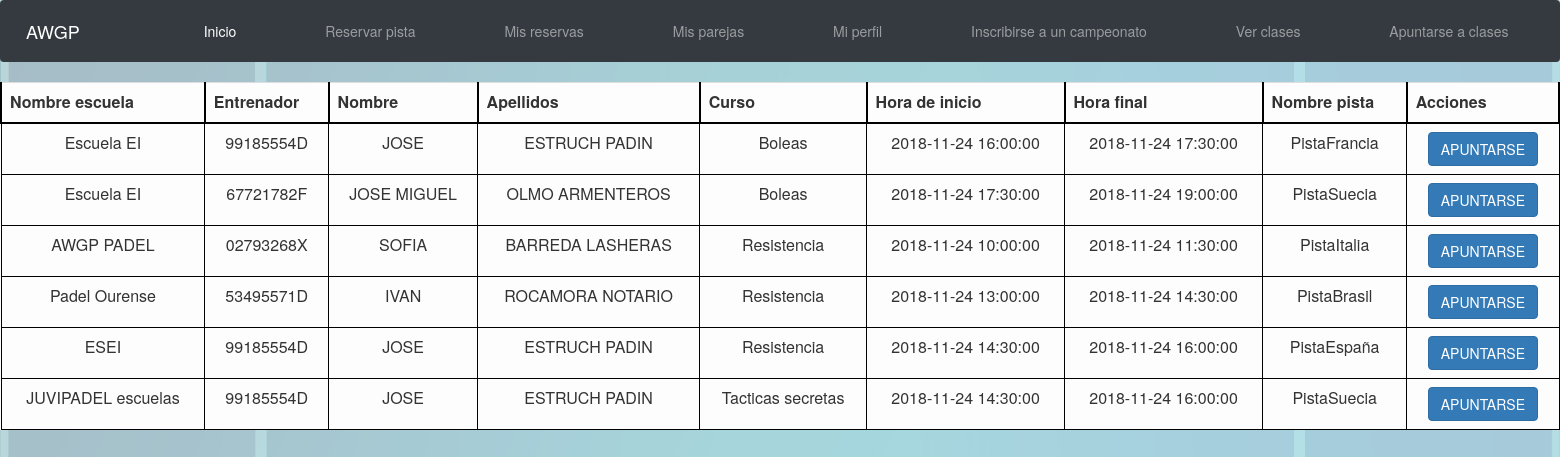
Page /Controllers/Controller_Clase.php?submit=APUNTARSE (signed in) on the committed database.
### tables this page shows
CREATE TABLE IF NOT EXISTS `Clase` (
  `Clase` INT NOT NULL AUTO_INCREMENT,
  `Reserva_Reserva` INT NOT NULL,
  `codigoEscuela` INT NOT NULL,
  `Entrenador` VARCHAR(9) NOT NULL,
  `Curso` VARCHAR(45) NOT NULL,
  `Particulares` BOOLEAN DEFAULT FALSE,
  PRIMARY KEY (`Clase`),
  INDEX `fk_Clase_Reserva1_idx` (`Reserva_Reserva` ASC),
  INDEX `fk_Clase_Escuela1_idx` (`codigoEscuela` ASC),
  INDEX `fk_Clase_Deportista1_idx` (`Entrenador` ASC),
  CONSTRAINT `fk_Clase_Reserva1`
    FOREIGN KEY (`Reserva_Reserva`)
    REFERENCES `Reserva` (`Reserva`)
    ON DELETE CASCADE
    ON UPDATE CASCADE,
  CONSTRAINT `fk_Clase_Escuela1`
    FOREIGN KEY (`codigoEscuela`)
    REFERENCES `Escuela` (`codigoEscuela`)
    ON DELETE CASCADE
    ON UPDATE CASCADE,
  CONSTRAINT `fk_Clase_Deportista1`
    FOREIGN KEY (`Entrenador`)
    REFERENCES `Deportista` (`DNI`)
    ON DELETE CASCADE
    ON UPDATE CASCADE);

CREATE TABLE IF NOT EXISTS `Escuela` (
  `codigoEscuela` INT NOT NULL AUTO_INCREMENT,
  `nombreEscuela` VARCHAR(45) NULL,
  PRIMARY KEY (`codigoEscuela`));

CREATE TABLE IF NOT EXISTS `Deportista` (
  `DNI` VARCHAR(9) NOT NULL,
  `Edad` INT NULL,
  `Nombre` VARCHAR(45) NULL,
  `Apellidos` VARCHAR(45) NULL,
  `Sexo` VARCHAR(6) NULL,
  `Contrasenha` VARCHAR(128) NOT NULL,
  `Cuota_Socio` INT NULL,
  `rolAdmin` TINYINT NULL,
  `rolEntrenador` TINYINT NULL,
  PRIMARY KEY (`DNI`));

### Modelos/Clase.php (called while the page is built, shortened)
<?php
class Clase{
	var $mysqli;
	function __construct($Clase, $Reserva_Reserva, $codigoEscuela, $Entrenador, $Curso, $Particulares){
		include_once '../Functions/ConectarBD.php';
		$this->mysqli = ConectarBD();
	}
	function CLASESNOAPUNTADO($DNI){
		$sql = $this->mysqli->prepare("	SELECT 	clase.Clase, escuela.nombreEscuela, clase.Entrenador, Deportista.Nombre, Deportista.Apellidos, clase.Curso, clase.Particulares,
												horario.HoraInicio, horario.HoraFin, pista.nombre
										FROM clase, escuela, reserva, pista_tiene_horario, horario, pista, Deportista
										WHERE 	Clase.clase NOT IN (SELECT DISTINCT CLASE FROM Deportista_inscrito_clase WHERE Deportista_inscrito_clase.DNI_Deportista = ?)
												AND clase.Reserva_Reserva = reserva.Reserva AND reserva.codigoPistayHorario = pista_tiene_horario.codigoPistayHorario
												AND pista_tiene_horario.Horario_Horario = horario.Horario AND clase.Entrenador = Deportista.DNI
												AND pista_tiene_horario.Pista_codigoPista = pista.codigoPista AND clase.codigoEscuela = escuela.codigoEscuela
												AND Clase.Particulares = 0
										ORDER BY Curso");
		$sql->bind_param("s", $DNI);
		$sql->execute();
		$resultado = $sql->get_result();
		if(!$resultado){
			return 'No se ha podido conectar con la BD';
		}else if($resultado->num_rows == 0){
			return 'No hay clases disponibles';
		}else{
			return $resultado;
		}
	}
}
?>

### Functions/ConectarBD.php (called while the page is built, shortened)
<?php
function ConectarBD()
	{
	    $mysqli = new mysqli("localhost", "AWGPusr", "AWGPass", "awgp");
		return $mysqli;
	}
?>

### Views/Clase/Clase_SHOWALLFOR.php (the view, shortened to what this page needs)
<?php
class Clase_SHOWALLFOR{
	var $showApuntarse = false;
	var $controlador;
	var $acciones = 'Acciones';
	var $resultado;
	var $camposAMostrar;
	function __construct($respuesta, $apuntarse){
		$this->controlador = 'Controller_Clase.php';
		$this->resultado = $respuesta;
		$this->camposAMostrar = array("nombreEscuela", "Entrenador", "Nombre", "Apellidos", "Curso", "HoraInicio", "HoraFin", "codigoPista", "nombre");
		$this->campos = array(	"nombreEscuela" => "Nombre escuela", "Entrenador" => "Entrenador", "Curso" => "Curso", "HoraInicio" => "Hora de inicio", "HoraFin" => "Hora final",
								"codigoPista" => "Pista", "nombre" => "Nombre pista", "Nombre" => "Nombre", "Apellidos" => "Apellidos");
		$this->showApuntarse = $apuntarse;
		$this->toString();
	}
	function botonesOpcion(){
		if($this->showApuntarse){
			echo "<input class='btn btn-primary' type='submit' name='submit' value='APUNTARSE'/>";
		}
	}
	function toString(){
		include '../Views/base/header.php';
		echo '<table class="table table-light">';
			echo '<tr class="fila">';
				while($tituloColumna = $this->resultado->fetch_field()){
					if(in_array($tituloColumna->name, $this->camposAMostrar)){
						echo '<th class="tituloColumna">';
							echo $this->campos[$tituloColumna->name];
						echo '</th>';
					}
				}
				echo '<th class="tituloColumna">';
				echo $this->acciones;
				echo '</th>';
			echo '</tr>';
			$num = 0;
			while($fila = $this->resultado->fetch_row()){
				echo "<form id='formularioOpcion"; echo $num; echo "' method='POST' action='"; echo $this->controlador; echo "'>";
				echo '<tr class="fila">';
				for($i = 0; $i < sizeof($fila); $i++){
					$name = $this->resultado->fetch_fields()[$i]->name;
					if(in_array($name, $this->camposAMostrar)){
						echo '<td class="celda">';
						echo $fila[$i];
						echo '</td>';
					}else{
						echo "<input type='hidden' name='"; echo $name; echo "' value=\""; echo $fila[$i]; echo "\">";
					}
				}
				echo '<td class="celda">';
					$this->botonesOpcion();
				echo '</td>';
				echo '</tr>';
				echo '</form>';
				$num++;
			}
		echo '</table>';
		include '../Views/base/footer.php';
	}
}
?>

### css/style.css (style rules this page uses)
.btn { margin-left: 2%; margin-right: 2%; }
html { font: Arial; }
body { background-image: url(../img/padel.png); background-size: contain; }
th { text-align: center; }
.tituloColumna { border-top: 2px solid black; border-right: 2px solid black; border-left: 2px solid black; border-bottom: 2px solid black; }
.celda { text-align: center; border: 1px solid black; padding-top: 3; padding-bottom: 3; padding-left: 10; padding-right: 10; }

### rows in the picture
clase: codigoEscuela.nombreEscuela "Escuela EI", Entrenador "99185554D", Entrenador.Nombre "JOSE", Entrenador.Apellidos "ESTRUCH PADIN", Curso "Boleas", i "2018-11-24 16:00:00", i "2018-11-24 17:30:00", i "PistaFrancia"
clase: codigoEscuela.nombreEscuela "Escuela EI", Entrenador "67721782F", Entrenador.Nombre "JOSE MIGUEL", Entrenador.Apellidos "OLMO ARMENTEROS", Curso "Boleas", i "2018-11-24 17:30:00", i "2018-11-24 19:00:00", i "PistaSuecia"
clase: codigoEscuela.nombreEscuela "AWGP PADEL", Entrenador "02793268X", Entrenador.Nombre "SOFIA", Entrenador.Apellidos "BARREDA LASHERAS", Curso "Resistencia", i "2018-11-24 10:00:00", i "2018-11-24 11:30:00", i "PistaItalia"
clase: codigoEscuela.nombreEscuela "Padel Ourense", Entrenador "53495571D", Entrenador.Nombre "IVAN", Entrenador.Apellidos "ROCAMORA NOTARIO", Curso "Resistencia", i "2018-11-24 13:00:00", i "2018-11-24 14:30:00", i "PistaBrasil"
clase: codigoEscuela.nombreEscuela "ESEI", Entrenador "99185554D", Entrenador.Nombre "JOSE", Entrenador.Apellidos "ESTRUCH PADIN", Curso "Resistencia", i "2018-11-24 14:30:00", i "2018-11-24 16:00:00", i "PistaEspaña"
clase: codigoEscuela.nombreEscuela "JUVIPADEL escuelas", Entrenador "99185554D", Entrenador.Nombre "JOSE", Entrenador.Apellidos "ESTRUCH PADIN", Curso "Tacticas secretas", i "2018-11-24 14:30:00", i "2018-11-24 16:00:00", i "PistaSuecia"

### other values in the picture
$this->campos[$tituloColumna->name] "Nombre escuela"
$this->campos[$tituloColumna->name] "Entrenador"
$this->campos[$tituloColumna->name] "Nombre"
$this->campos[$tituloColumna->name] "Apellidos"
$this->campos[$tituloColumna->name] "Curso"
$this->campos[$tituloColumna->name] "Hora de inicio"
$this->campos[$tituloColumna->name] "Hora final"
$this->campos[$tituloColumna->name] "Nombre pista"
$this->acciones "Acciones"
